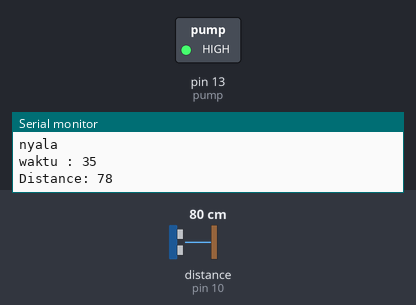
A sketch run on a simulated Arduino Uno, built with avr-gcc and run on an emulated ATmega328P. Parts: switched loads named in the sketch (green lamp = pin HIGH), the last lines printed to the serial monitor. Wiring (inferred from the names in the program): ultrasonic range finder: trigger pin 9; echo pin 10. Inputs (shaded band) come from the test bench; at power-on: distance to the obstacle (sensor on pin 10) 80 cm. The echo pulse lasts 58.3 µs per cm; pins used as bus, display or sensor lines are not drawn.

Above: at 1.2 s.
1.3 s: distance to the obstacle (sensor on pin 10) set to 250 cm
At 2.5 s:
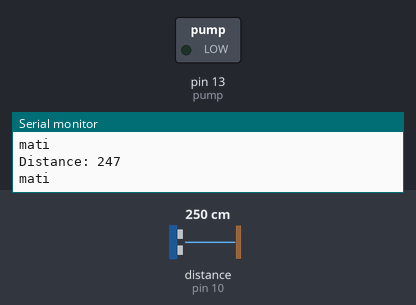
2.8 s: distance to the obstacle (sensor on pin 10) set to 208 cm
4.3 s: distance to the obstacle (sensor on pin 10) set to 200 cm
At 11.2 s:
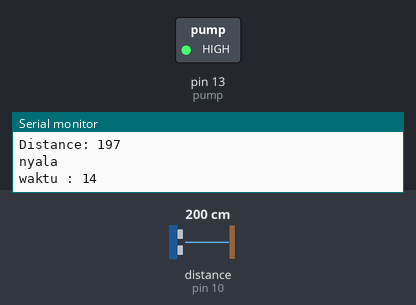
Timing chart, 0 to 12.7 s (numbered marks = the images above; inputs shaded):
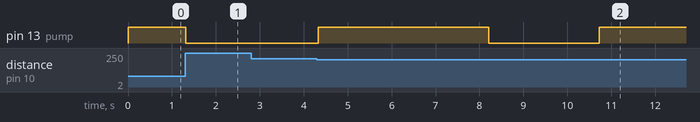

Measured:
- the behaviour switches between 204 and 203 cm on distance to the obstacle (sensor on pin 10) (found by bisection; images 1 and 2)
- after the input at 1.3 s, pin 13 (pump): HIGH → LOW at once
- after the input at 4.3 s, pin 13 (pump): LOW → HIGH at once, → LOW 3.9 s later, → HIGH 2.5 s later

The sketch:

deisenfek.ino
```cpp
/*
* Ultrasonic Sensor HC-SR04 and Arduino Tutorial
*
* by Dejan Nedelkovski,
* www.HowToMechatronics.com
*
*/

// defines pins numbers
const int trigPin = 9;
const int echoPin = 10;
const int pump = 13;
int timer =0;
// defines variables
long duration;
int distance;

void setup() {
pinMode(trigPin, OUTPUT); // Sets the trigPin as an Output
pinMode(echoPin, INPUT); // Sets the echoPin as an Input
pinMode(pump,OUTPUT);
Serial.begin(9600); // Starts the serial communication
}

void loop() {
// Clears the trigPin
digitalWrite(trigPin, LOW);
delayMicroseconds(2);

// Sets the trigPin on HIGH state for 10 micro seconds
digitalWrite(trigPin, HIGH);
delayMicroseconds(10);
digitalWrite(trigPin, LOW);

// Reads the echoPin, returns the sound wave travel time in microseconds
duration = pulseIn(echoPin, HIGH);

// Calculating the distance
distance= duration*0.034/2;

// Prints the distance on the Serial Monitor

Serial.print("Distance: ");
Serial.println(distance);
if (distance <= 200  ){
timer++;
digitalWrite(pump,HIGH);
Serial.println("nyala");
Serial.println("waktu : "+String(timer));
if(timer == 110){
  digitalWrite(pump,LOW);
  Serial.println("mati");
  timer = 0;
  delay(2500);
}
}
else{
  digitalWrite(pump,LOW);
  Serial.println("mati");
  timer = 0;

}
}
```
